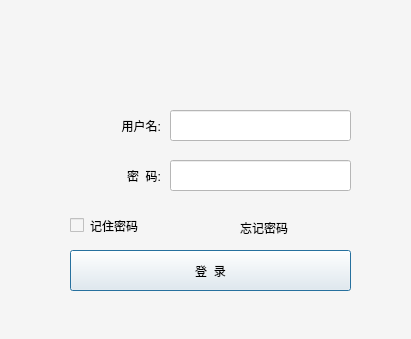
<?xml version="1.0" encoding="UTF-8"?>
<ui version="4.0">
 <class>login</class>
 <widget class="QDialog" name="login">
  <property name="geometry">
   <rect>
    <x>0</x>
    <y>0</y>
    <width>411</width>
    <height>339</height>
   </rect>
  </property>
  <property name="focusPolicy">
   <enum>Qt::NoFocus</enum>
  </property>
  <property name="windowTitle">
   <string>儿童眼保健检查系统</string>
  </property>
  <property name="windowIcon">
   <iconset resource="../source/image.qrc">
    <normaloff>:/source/doctor_64px.png</normaloff>:/source/doctor_64px.png</iconset>
  </property>
  <property name="toolTip">
   <string/>
  </property>
  <property name="styleSheet">
   <string notr="true">background-color: rgb(245, 245, 245);
font: 16pt &quot;新宋体&quot;;
border-color: rgb(245, 245, 245);</string>
  </property>
  <widget class="QLabel" name="username">
   <property name="geometry">
    <rect>
     <x>60</x>
     <y>110</y>
     <width>101</width>
     <height>31</height>
    </rect>
   </property>
   <property name="styleSheet">
    <string notr="true">font: 16pt &quot;新宋体&quot;;</string>
   </property>
   <property name="text">
    <string>用户名:</string>
   </property>
   <property name="alignment">
    <set>Qt::AlignRight|Qt::AlignTrailing|Qt::AlignVCenter</set>
   </property>
  </widget>
  <widget class="QLabel" name="passwd">
   <property name="geometry">
    <rect>
     <x>40</x>
     <y>160</y>
     <width>121</width>
     <height>31</height>
    </rect>
   </property>
   <property name="styleSheet">
    <string notr="true">font: 16pt &quot;新宋体&quot;;</string>
   </property>
   <property name="text">
    <string>密  码:</string>
   </property>
   <property name="alignment">
    <set>Qt::AlignRight|Qt::AlignTrailing|Qt::AlignVCenter</set>
   </property>
  </widget>
  <widget class="QLineEdit" name="input_username">
   <property name="geometry">
    <rect>
     <x>170</x>
     <y>110</y>
     <width>181</width>
     <height>31</height>
    </rect>
   </property>
   <property name="styleSheet">
    <string notr="true">background-color: rgb(255, 255, 255);
font: 10pt &quot;新宋体&quot;;</string>
   </property>
   <property name="text">
    <string/>
   </property>
  </widget>
  <widget class="QLineEdit" name="input_passwd">
   <property name="geometry">
    <rect>
     <x>170</x>
     <y>160</y>
     <width>181</width>
     <height>31</height>
    </rect>
   </property>
   <property name="styleSheet">
    <string notr="true">font: 10pt &quot;新宋体&quot;;background-color: rgb(255, 255, 255);</string>
   </property>
   <property name="echoMode">
    <enum>QLineEdit::Password</enum>
   </property>
  </widget>
  <widget class="QPushButton" name="btn_login">
   <property name="geometry">
    <rect>
     <x>70</x>
     <y>250</y>
     <width>281</width>
     <height>41</height>
    </rect>
   </property>
   <property name="styleSheet">
    <string notr="true">font: 16pt &quot;新宋体&quot;;
background-color: rgb(245, 245, 245);</string>
   </property>
   <property name="text">
    <string>登  录</string>
   </property>
  </widget>
  <widget class="QCheckBox" name="checkBox_rem_passwd">
   <property name="geometry">
    <rect>
     <x>70</x>
     <y>210</y>
     <width>131</width>
     <height>31</height>
    </rect>
   </property>
   <property name="styleSheet">
    <string notr="true">font: 12pt &quot;新宋体&quot;;</string>
   </property>
   <property name="text">
    <string>记住密码</string>
   </property>
  </widget>
  <widget class="QLabel" name="label_login_tips">
   <property name="geometry">
    <rect>
     <x>70</x>
     <y>300</y>
     <width>281</width>
     <height>20</height>
    </rect>
   </property>
   <property name="styleSheet">
    <string notr="true">color: rgb(255, 0, 0);
font:8pt &quot;新宋体&quot;;</string>
   </property>
   <property name="text">
    <string/>
   </property>
  </widget>
  <widget class="QLabel" name="label">
   <property name="geometry">
    <rect>
     <x>240</x>
     <y>212</y>
     <width>111</width>
     <height>31</height>
    </rect>
   </property>
   <property name="toolTip">
    <string>请联系该系统的医院管理员！</string>
   </property>
   <property name="whatsThis">
    <string>&lt;html&gt;&lt;head/&gt;&lt;body&gt;&lt;p&gt;&lt;br/&gt;&lt;/p&gt;&lt;/body&gt;&lt;/html&gt;</string>
   </property>
   <property name="styleSheet">
    <string notr="true">font: 12pt &quot;新宋体&quot;;</string>
   </property>
   <property name="text">
    <string>忘记密码</string>
   </property>
  </widget>
  <widget class="QLabel" name="label_2">
   <property name="geometry">
    <rect>
     <x>170</x>
     <y>10</y>
     <width>71</width>
     <height>71</height>
    </rect>
   </property>
   <property name="styleSheet">
    <string notr="true">image: url(:/source/hospital2.png);</string>
   </property>
   <property name="text">
    <string/>
   </property>
   <property name="pixmap">
    <pixmap>:/source/man.png</pixmap>
   </property>
  </widget>
  <zorder>label_2</zorder>
  <zorder>username</zorder>
  <zorder>passwd</zorder>
  <zorder>input_username</zorder>
  <zorder>input_passwd</zorder>
  <zorder>btn_login</zorder>
  <zorder>checkBox_rem_passwd</zorder>
  <zorder>label_login_tips</zorder>
  <zorder>label</zorder>
 </widget>
 <resources>
  <include location="../source/image.qrc"/>
 </resources>
 <connections/>
</ui>
